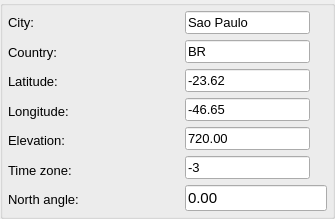
             <widget class="QGroupBox" name="groupBox_2">
              <property name="sizePolicy">
               <sizepolicy hsizetype="Expanding" vsizetype="Maximum">
                <horstretch>0</horstretch>
                <verstretch>0</verstretch>
               </sizepolicy>
              </property>
              <property name="title">
               <string/>
              </property>
              <layout class="QGridLayout" name="gridLayout_7">
               <property name="leftMargin">
                <number>5</number>
               </property>
               <property name="topMargin">
                <number>5</number>
               </property>
               <property name="rightMargin">
                <number>5</number>
               </property>
               <property name="bottomMargin">
                <number>5</number>
               </property>
               <item row="1" column="0">
                <layout class="QHBoxLayout" name="horizontalLayout">
                 <item>
                  <layout class="QVBoxLayout" name="verticalLayout_2">
                   <item>
                    <widget class="QLabel" name="label_2_City">
                     <property name="enabled">
                      <bool>true</bool>
                     </property>
                     <property name="font">
                      <font>
                       <pointsize>10</pointsize>
                       <italic>false</italic>
                      </font>
                     </property>
                     <property name="text">
                      <string>City:</string>
                     </property>
                    </widget>
                   </item>
                   <item>
                    <widget class="QLabel" name="label_2_Country">
                     <property name="enabled">
                      <bool>true</bool>
                     </property>
                     <property name="font">
                      <font>
                       <pointsize>10</pointsize>
                       <italic>false</italic>
                      </font>
                     </property>
                     <property name="text">
                      <string>Country:</string>
                     </property>
                    </widget>
                   </item>
                   <item>
                    <widget class="QLabel" name="label_2_Latitude">
                     <property name="enabled">
                      <bool>true</bool>
                     </property>
                     <property name="font">
                      <font>
                       <pointsize>10</pointsize>
                       <italic>false</italic>
                      </font>
                     </property>
                     <property name="text">
                      <string>Latitude:</string>
                     </property>
                    </widget>
                   </item>
                   <item>
                    <widget class="QLabel" name="label_2_Longitude">
                     <property name="enabled">
                      <bool>true</bool>
                     </property>
                     <property name="font">
                      <font>
                       <pointsize>10</pointsize>
                       <italic>false</italic>
                      </font>
                     </property>
                     <property name="text">
                      <string>Longitude:</string>
                     </property>
                    </widget>
                   </item>
                   <item>
                    <widget class="QLabel" name="label_2_Elevation">
                     <property name="enabled">
                      <bool>true</bool>
                     </property>
                     <property name="font">
                      <font>
                       <pointsize>10</pointsize>
                       <italic>false</italic>
                      </font>
                     </property>
                     <property name="text">
                      <string>Elevation:</string>
                     </property>
                    </widget>
                   </item>
                   <item>
                    <widget class="QLabel" name="label_2_Time_zone">
                     <property name="enabled">
                      <bool>true</bool>
                     </property>
                     <property name="font">
                      <font>
                       <pointsize>10</pointsize>
                       <italic>false</italic>
                      </font>
                     </property>
                     <property name="text">
                      <string>Time zone:</string>
                     </property>
                    </widget>
                   </item>
                   <item>
                    <widget class="QLabel" name="label_3_North_angle">
                     <property name="font">
                      <font>
                       <pointsize>10</pointsize>
                       <italic>false</italic>
                      </font>
                     </property>
                     <property name="toolTip">
                      <string>Indicate the difference between the 
project orientantion and the true north</string>
                     </property>
                     <property name="text">
                      <string>North angle:</string>
                     </property>
                    </widget>
                   </item>
                  </layout>
                 </item>
                 <item>
                  <spacer name="horizontalSpacer">
                   <property name="orientation">
                    <enum>Qt::Horizontal</enum>
                   </property>
                   <property name="sizeType">
                    <enum>QSizePolicy::Fixed</enum>
                   </property>
                   <property name="sizeHint" stdset="0">
                    <size>
                     <width>100</width>
                     <height>20</height>
                    </size>
                   </property>
                  </spacer>
                 </item>
                 <item>
                  <layout class="QVBoxLayout" name="verticalLayout_6">
                   <item>
                    <widget class="QLineEdit" name="lineEdit_2_City">
                     <property name="enabled">
                      <bool>true</bool>
                     </property>
                     <property name="sizePolicy">
                      <sizepolicy hsizetype="Maximum" vsizetype="Fixed">
                       <horstretch>0</horstretch>
                       <verstretch>0</verstretch>
                      </sizepolicy>
                     </property>
                     <property name="font">
                      <font>
                       <pointsize>10</pointsize>
                       <italic>false</italic>
                      </font>
                     </property>
                     <property name="layoutDirection">
                      <enum>Qt::LeftToRight</enum>
                     </property>
                     <property name="text">
                      <string>Sao Paulo</string>
                     </property>
                    </widget>
                   </item>
                   <item>
                    <widget class="QLineEdit" name="lineEdit_2_Country">
                     <property name="enabled">
                      <bool>true</bool>
                     </property>
                     <property name="sizePolicy">
                      <sizepolicy hsizetype="Maximum" vsizetype="Fixed">
                       <horstretch>0</horstretch>
                       <verstretch>0</verstretch>
                      </sizepolicy>
                     </property>
                     <property name="font">
                      <font>
                       <pointsize>10</pointsize>
                       <italic>false</italic>
                      </font>
                     </property>
                     <property name="layoutDirection">
                      <enum>Qt::LeftToRight</enum>
                     </property>
                     <property name="text">
                      <string>BR</string>
                     </property>
                    </widget>
                   </item>
                   <item>
                    <widget class="QLineEdit" name="lineEdit_2_Latitude">
                     <property name="enabled">
                      <bool>true</bool>
                     </property>
                     <property name="sizePolicy">
                      <sizepolicy hsizetype="Maximum" vsizetype="Fixed">
                       <horstretch>0</horstretch>
                       <verstretch>0</verstretch>
                      </sizepolicy>
                     </property>
                     <property name="font">
                      <font>
                       <pointsize>10</pointsize>
                       <italic>false</italic>
                      </font>
                     </property>
                     <property name="layoutDirection">
                      <enum>Qt::LeftToRight</enum>
                     </property>
                     <property name="text">
                      <string>-23.62</string>
                     </property>
                    </widget>
                   </item>
                   <item>
                    <widget class="QLineEdit" name="lineEdit_2_Longitude">
                     <property name="enabled">
                      <bool>true</bool>
                     </property>
                     <property name="sizePolicy">
                      <sizepolicy hsizetype="Maximum" vsizetype="Fixed">
                       <horstretch>0</horstretch>
                       <verstretch>0</verstretch>
                      </sizepolicy>
                     </property>
                     <property name="font">
                      <font>
                       <pointsize>10</pointsize>
                       <italic>false</italic>
                      </font>
                     </property>
                     <property name="layoutDirection">
                      <enum>Qt::LeftToRight</enum>
                     </property>
                     <property name="text">
                      <string>-46.65</string>
                     </property>
                    </widget>
                   </item>
                   <item>
                    <widget class="QLineEdit" name="lineEdit_2_Elevation">
                     <property name="enabled">
                      <bool>true</bool>
                     </property>
                     <property name="sizePolicy">
                      <sizepolicy hsizetype="Maximum" vsizetype="Fixed">
                       <horstretch>0</horstretch>
                       <verstretch>0</verstretch>
                      </sizepolicy>
                     </property>
                     <property name="font">
                      <font>
                       <pointsize>10</pointsize>
                       <italic>false</italic>
                      </font>
                     </property>
                     <property name="layoutDirection">
                      <enum>Qt::LeftToRight</enum>
                     </property>
                     <property name="text">
                      <string>720.00</string>
                     </property>
                    </widget>
                   </item>
                   <item>
                    <widget class="QLineEdit" name="lineEdit_2_Time_zone">
                     <property name="enabled">
                      <bool>true</bool>
                     </property>
                     <property name="sizePolicy">
                      <sizepolicy hsizetype="Maximum" vsizetype="Fixed">
                       <horstretch>0</horstretch>
                       <verstretch>0</verstretch>
                      </sizepolicy>
                     </property>
                     <property name="font">
                      <font>
                       <pointsize>10</pointsize>
                       <italic>false</italic>
                      </font>
                     </property>
                     <property name="layoutDirection">
                      <enum>Qt::LeftToRight</enum>
                     </property>
                     <property name="text">
                      <string>-3</string>
                     </property>
                    </widget>
                   </item>
                   <item>
                    <widget class="QLineEdit" name="lineEdit_3_North_angle">
                     <property name="sizePolicy">
                      <sizepolicy hsizetype="Maximum" vsizetype="Fixed">
                       <horstretch>0</horstretch>
                       <verstretch>0</verstretch>
                      </sizepolicy>
                     </property>
                     <property name="font">
                      <font>
                       <pointsize>11</pointsize>
                       <italic>false</italic>
                      </font>
                     </property>
                     <property name="toolTip">
                      <string/>
                     </property>
                     <property name="layoutDirection">
                      <enum>Qt::LeftToRight</enum>
                     </property>
                     <property name="text">
                      <string>0.00</string>
                     </property>
                    </widget>
                   </item>
                  </layout>
                 </item>
                </layout>
               </item>
              </layout>
             </widget>
